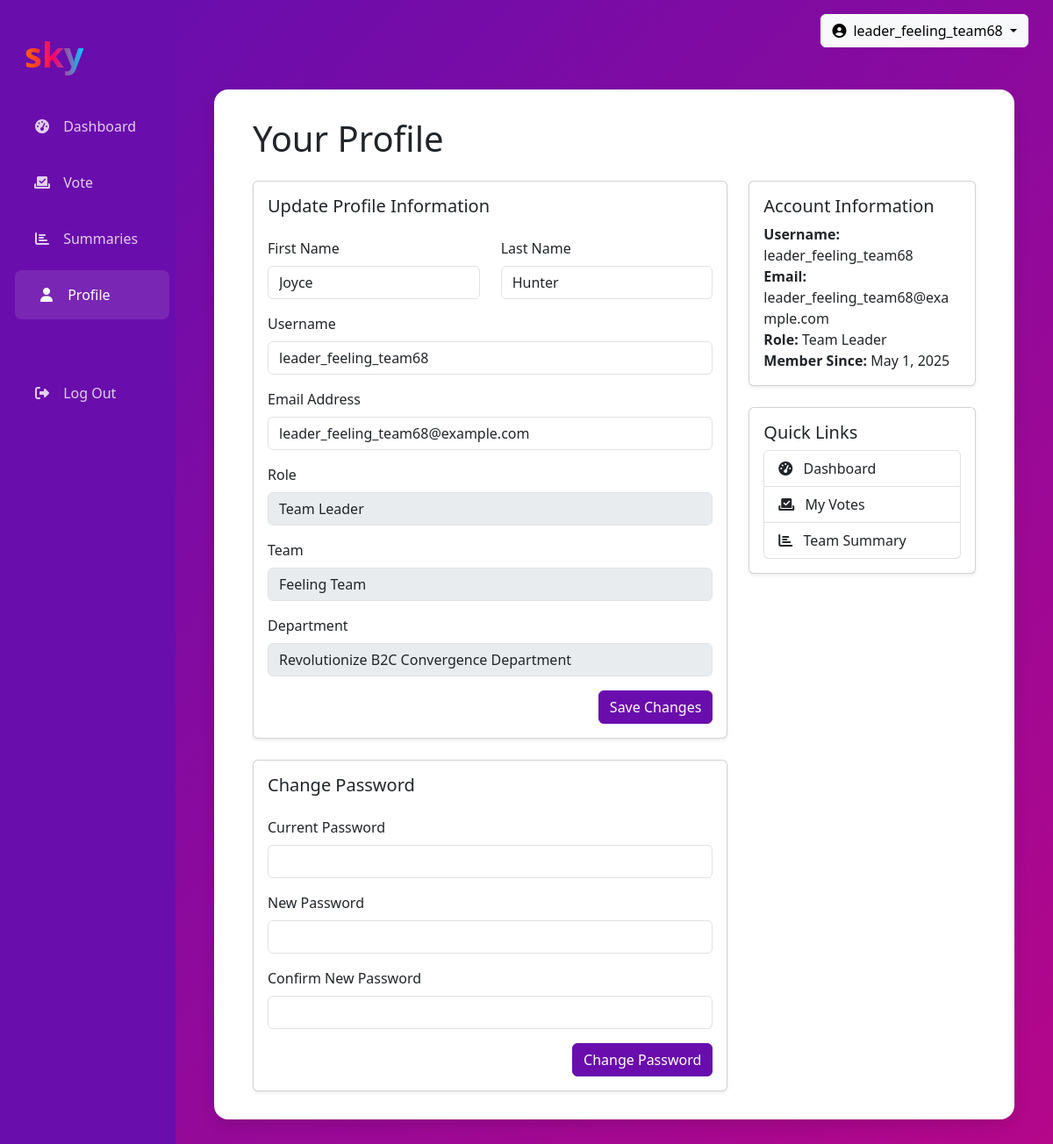
Page /accounts/profile/ (signed in) on the committed database.
### accounts/models.py (models this page shows, shortened)
class User(AbstractUser):
    ROLE_CHOICES = (
        ('engineer', 'Engineer'),
        ('team_leader', 'Team Leader'),
        ('senior_manager', 'Senior Manager'),
        ('department_manager', 'Department Manager'),
        ('admin', 'Administrator'),
    )
    email = models.EmailField(_('email address'), unique=True)
    role = models.CharField(max_length=20, choices=ROLE_CHOICES, default='engineer')
    team = models.ForeignKey('teams.Team', on_delete=models.SET_NULL, null=True, blank=True, related_name='members')
    USERNAME_FIELD = 'email'
    REQUIRED_FIELDS = ['username']
    @property
    def is_admin(self):
        return self.role == 'admin' or self.is_superuser

### teams/models.py (models this page shows, shortened)
class Team(models.Model):
    id = models.UUIDField(primary_key=True, default=uuid.uuid4, editable=False)
    name = models.CharField(max_length=100)
    department = models.ForeignKey(Department, on_delete=models.CASCADE, related_name='teams')
    leader = models.ForeignKey('accounts.User', on_delete=models.SET_NULL,
                              null=True, blank=True, related_name='led_teams')
    created_at = models.DateTimeField(auto_now_add=True)
    class Meta:
        ordering = ['name']

class Department(models.Model):
    id = models.UUIDField(primary_key=True, default=uuid.uuid4, editable=False)
    name = models.CharField(max_length=100)
    created_at = models.DateTimeField(auto_now_add=True)
    senior_manager = models.ForeignKey('accounts.User', on_delete=models.SET_NULL,
                                      null=True, blank=True, related_name='managed_departments')

### accounts/views.py (the view)
# urls.py: path('profile/', views.profile_view, name='profile'),
@login_required
def profile_view(request):
    if request.method == 'POST':
        form = UserProfileForm(request.POST, instance=request.user)
        if form.is_valid():
            form.save()
            messages.success(request, 'Profile updated successfully.')
            return redirect('profile')
    else:
        form = UserProfileForm(instance=request.user)
    context = {
        'form': form
    }
    return render(request, 'accounts/profile.html', context)

### accounts/forms.py
class UserProfileForm(forms.ModelForm):
    class Meta:
        model = User
        fields = ["first_name", "last_name", "email", "username"]
    def __init__(self, *args, **kwargs):
        super(UserProfileForm, self).__init__(*args, **kwargs)
        for field in self.fields:
            self.fields[field].widget.attrs.update({"class": "form-control"})

### templates/accounts/profile.html (shortened to what this page needs)
{% extends 'base/base.html' %}
{% block content %}
<div class="container-fluid">
    <h1 class="mb-4">Your Profile</h1>
    <div class="row">
        <div class="col-md-8">
            <div class="card shadow-sm">
                <div class="card-body">
                    <h5 class="card-title mb-4">Update Profile Information</h5>
                    <form method="post" action="{% url 'profile' %}">
                        <div class="row mb-3">
                            <div class="col-md-6">
                                <label for="id_first_name" class="form-label">First Name</label>
                                <input type="text" name="first_name" id="id_first_name" class="form-control" value="{{ user.first_name }}" required>
                            </div>
                            <div class="col-md-6">
                                <label for="id_last_name" class="form-label">Last Name</label>
                                <input type="text" name="last_name" id="id_last_name" class="form-control" value="{{ user.last_name }}" required>
                            </div>
                        </div>
                        <div class="mb-3">
                            <label for="id_username" class="form-label">Username</label>
                            <input type="text" name="username" id="id_username" class="form-control" value="{{ user.username }}" required>
                        </div>
                        <div class="mb-3">
                            <label for="id_email" class="form-label">Email Address</label>
                            <input type="email" name="email" id="id_email" class="form-control" value="{{ user.email }}" required>
                        </div>
                        <div class="mb-3">
                            <label class="form-label">Role</label>
                            <input type="text" class="form-control" value="{{ user.get_role_display }}" disabled>
                        </div>
                        {% if user.team %}
                        <div class="mb-3">
                            <label class="form-label">Team</label>
                            <input type="text" class="form-control" value="{{ user.team.name }}" disabled>
                        </div>
                        <div class="mb-3">
                            <label class="form-label">Department</label>
                            <input type="text" class="form-control" value="{{ user.team.department.name }}" disabled>
                        </div>
                        {% endif %}
                        <div class="d-grid gap-2 d-md-flex justify-content-md-end">
                            <button type="submit" class="btn btn-primary">Save Changes</button>
                        </div>
                    </form>
                </div>
            </div>
            <div class="card shadow-sm mt-4">
                <div class="card-body">
                    <h5 class="card-title mb-4">Change Password</h5>
                    <form method="post" action="#">
                        <div class="mb-3">
                            <label for="id_current_password" class="form-label">Current Password</label>
                            <input type="password" name="current_password" id="id_current_password" class="form-control" required>
                        </div>
                        <div class="mb-3">
                            <label for="id_new_password1" class="form-label">New Password</label>
                            <input type="password" name="new_password1" id="id_new_password1" class="form-control" required>
                        </div>
                        <div class="mb-3">
                            <label for="id_new_password2" class="form-label">Confirm New Password</label>
                            <input type="password" name="new_password2" id="id_new_password2" class="form-control" required>
                        </div>
                        <div class="d-grid gap-2 d-md-flex justify-content-md-end">
                            <button type="submit" class="btn btn-primary">Change Password</button>
                        </div>
                    </form>
                </div>
            </div>
        </div>
        <div class="col-md-4">
            <div class="card shadow-sm">
                <div class="card-body">
                    <h5 class="card-title">Account Information</h5>
                    <p class="card-text">
                        <strong>Username:</strong> {{ user.username }}<br>
                        <strong>Email:</strong> {{ user.email }}<br>
                        <strong>Role:</strong> {{ user.get_role_display }}<br>
                        <strong>Member Since:</strong> {{ user.date_joined|date:"F j, Y" }}<br>
                    </p>
                </div>
            </div>
            <div class="card shadow-sm mt-4">
                <div class="card-body">
                    <h5 class="card-title">Quick Links</h5>
                    <div class="list-group">
                        <a href="{% url 'dashboard' %}" class="list-group-item list-group-item-action">
                            <i class="fas fa-tachometer-alt me-2"></i> Dashboard
                        </a>
                        <a href="#" class="list-group-item list-group-item-action">
                            <i class="fas fa-vote-yea me-2"></i> My Votes
                        </a>
                        <a href="#" class="list-group-item list-group-item-action">
                            <i class="fas fa-chart-bar me-2"></i> Team Summary
                        </a>
                    </div>
                </div>
            </div>
        </div>
    </div>
</div>
{% endblock %}

### templates/base/base.html (shortened to what this page needs)
<!DOCTYPE html>
<html lang="en">
<head>
    <link href="https://cdn.jsdelivr.net/npm/bootstrap@5.3.0/dist/css/bootstrap.min.css" rel="stylesheet">
    <link rel="stylesheet" href="https://cdnjs.cloudflare.com/ajax/libs/font-awesome/6.4.0/css/all.min.css">
</head>
<body>
    {% if user.is_authenticated %}
        <div class="container-fluid">
            <div class="row">
                <div class="col-md-3 col-lg-2 sidebar">
                    <div class="d-flex align-items-center mb-4 px-3">
                        <div class="logo">sky</div>
                    </div>
                    <ul class="nav flex-column">
                        <li class="nav-item">
                            <a class="nav-link {% if request.resolver_match.url_name == 'dashboard' %}active{% endif %}" href="{% url 'dashboard' %}">
                                <i class="fas fa-tachometer-alt"></i> Dashboard
                            </a>
                        </li>
                        <li class="nav-item">
                            <a class="nav-link {% if request.resolver_match.url_name == 'vote' %}active{% endif %}" href="{% url 'vote_page' %}">
                                <i class="fas fa-vote-yea"></i> Vote
                            </a>
                        </li>
                        <li class="nav-item">
                            <a class="nav-link {% if request.resolver_match.url_name == 'summaries' %}active{% endif %}" href="{% url 'department_summary' %}">
                                <i class="fas fa-chart-bar"></i> Summaries
                            </a>
                        </li>
                        <li class="nav-item">
                            <a class="nav-link {% if request.resolver_match.url_name == 'profile' %}active{% endif %}" href="{% url 'profile' %}">
                                <i class="fas fa-user"></i> Profile
                            </a>
                        </li>
                        <li class="nav-item mt-5">
                            <a class="nav-link" href="{% url 'logout' %}">
                                <i class="fas fa-sign-out-alt"></i> Log Out
                            </a>
                        </li>
                    </ul>
                </div>
                <div class="col-md-9 col-lg-10 gradient-background">
                    <div class="d-flex justify-content-end p-3">
                        <div class="dropdown">
                            <button class="btn btn-light dropdown-toggle" type="button" id="userDropdown" data-bs-toggle="dropdown" aria-expanded="false">
                                <i class="fas fa-user-circle me-2"></i>{{ user.username }}
                            </button>
                        </div>
                    </div>
                    <div class="content-area fade-in">
                        {% block content %}{% endblock %}
                    </div>
                </div>
            </div>
        </div>
    {% endif %}
</body>
</html>

### templates/base/base.html (style rules this page uses)
:root { --sky-purple: #6a0dad; --sky-pink: #ff0066; --sky-blue: #00ccff; --sky-orange: #ff6600; }
body { font-family: 'Segoe UI', Tahoma, Geneva, Verdana, sans-serif; }
.gradient-background { background: linear-gradient(135deg, var(--sky-purple), var(--sky-pink), var(--sky-blue)); background-size: 400% 400%; animation: gradient 15s ease infinite; min-height: 100vh; }
.logo { font-size: 2.5rem; font-weight: bold; background: linear-gradient(to right, var(--sky-orange), var(--sky-pink), var(--sky-blue)); -webkit-background-clip: text; -webkit-text-fill-color: transparent; display: inline-block; }
.sidebar { background-color: var(--sky-purple); color: white; min-height: 100vh; padding-top: 2rem; }
.sidebar .nav-link { color: rgba(255, 255, 255, 0.8); padding: 1rem 1.5rem; margin-bottom: 0.5rem; border-radius: 0.5rem; transition: all 0.3s ease; }
.sidebar .nav-link:hover, .sidebar .nav-link.active { background-color: rgba(255, 255, 255, 0.1); color: white; transform: translateX(5px); }
.sidebar .nav-link i { margin-right: 0.5rem; width: 1.5rem; text-align: center; }
.content-area { background-color: white; border-radius: 1rem; box-shadow: 0 0.5rem 1rem rgba(0, 0, 0, 0.1); padding: 2rem; margin: 2rem; }
.btn-primary { background-color: var(--sky-purple); border-color: var(--sky-purple); }
.fade-in { animation: fadeIn 0.5s ease-in; }

### rows in the picture
User: username "leader_feeling_team68", first_name "Joyce", last_name "Hunter", email "leader_feeling_team68@example.com", role "Team Leader", team.name "Feeling Team", team.department.name "Revolutionize B2C Convergence Department", date_joined "May 1, 2025"
